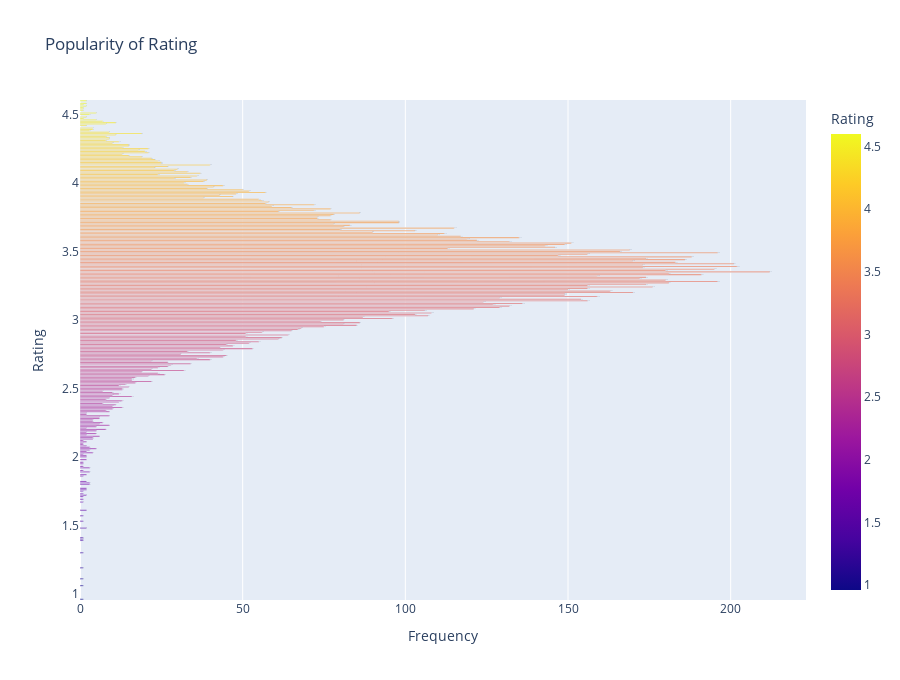

Notebook source saved alongside this figure:
### Code cell
fig = px.bar(data_frame=rating, 
             x = rating, 
             y = rating.index, 
             color = rating.index,
             text = rating,
             orientation= "h",
             title= "Popularity of Rating",
             labels = {
                    "x" : "Frequency",
                    "rating" : "Rating"
                },
             height=680
            )

# Custom Format of numbers
fig.update_traces(
    textposition = "outside",
    outsidetextfont = {
        "family": "consolas",
         "size": 13
    }
)

iplot(fig)

### Figure 1 — Plotly figure (JSON) as saved in the notebook; plotly's stock layout.template omitted (floating-point values rounded to 4 significant figures; data arrays with more than 128 entries replaced by an {"elided": "..."} marker saying what was removed)
{"data": [{"alignmentgroup": "True", "hovertemplate": "Frequency=%{x}<br>Rating=%{marker.color}<br>text=%{text}<extra></extra>", "legendgroup": "", "marker": {"color": {"elided": "289 float values"}, "coloraxis": "coloraxis", "pattern": {"shape": ""}}, "name": "", "offsetgroup": "", "orientation": "h", "outsidetextfont": {"family": "consolas", "size": 13}, "showlegend": false, "text": {"elided": "289 int values"}, "textposition": "outside", "type": "bar", "x": {"elided": "289 int values"}, "xaxis": "x", "y": {"elided": "289 float values"}, "yaxis": "y"}], "layout": {"barmode": "relative", "coloraxis": {"colorbar": {"title": {"text": "Rating"}}, "colorscale": [[0, "#0d0887"], [0.1111, "#46039f"], [0.2222, "#7201a8"], [0.3333, "#9c179e"], [0.4444, "#bd3786"], [0.5556, "#d8576b"], [0.6667, "#ed7953"], [0.7778, "#fb9f3a"], [0.8889, "#fdca26"], [1, "#f0f921"]]}, "height": 680, "legend": {"tracegroupgap": 0}, "title": {"text": "Popularity of Rating"}, "xaxis": {"anchor": "y", "domain": [0, 1], "title": {"text": "Frequency"}}, "yaxis": {"anchor": "x", "domain": [0, 1], "title": {"text": "Rating"}}}}
